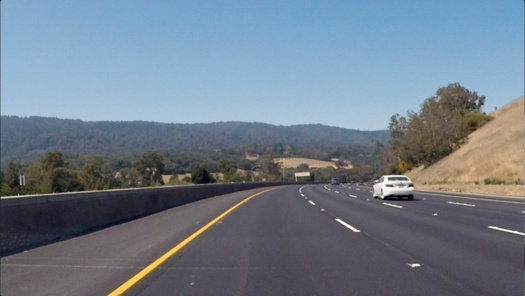
#> input picture 18-11-22-Deep-Learning-with-PyTorch/03-Convolutional Neural Networks/images/curved_lane.jpg, 525 x 296 px, shrunk from 1280 x 720 before the run
$ jupyter execute 'Part 3 - Finding Edges and Custom Kernels.ipynb'   (shell and % lines are left out)
#> lines starting #> are read from the running program, lines starting #| are printed output that depends on the picture
# Creating a Filter, Edge Detection

### Import resources and display image

[cell 1]
import matplotlib.pyplot as plt
import matplotlib.image as mpimg

import cv2
import numpy as np


# Read in the image
image = mpimg.imread(fname='images/curved_lane.jpg')
#> image is the input picture: shape (296, 525, 3); mean R, G, B 112.1, 125, 138.7

plt.imshow(X=image)

### Convert the image to grayscale

[cell 2]
# Convert to grayscale for filtering
gray = cv2.cvtColor(src=image,
                    code=cv2.COLOR_RGB2GRAY)
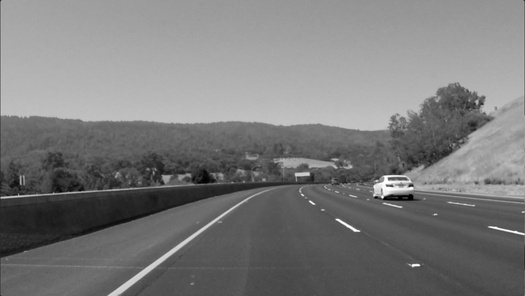
#> gray: shape (296, 525); min 0, max 255, mean 122.7

plt.imshow(X=gray, cmap='gray')

### TODO: Create a custom kernel

Below, you've been given one common type of edge detection filter: a Sobel operator.

The Sobel filter is very commonly used in edge detection and in finding patterns in intensity in an image. Applying a Sobel filter to an image is a way of **taking (an approximation) of the derivative of the image** in the x or y direction, separately. The operators look as follows.

**It's up to you to create a Sobel x operator and apply it to the given image.**

For a challenge, see if you can put the image through a series of filters: first one that blurs the image (takes an average of pixels), and then one that detects the edges.

[cell 3]
# Create a custom kernel

# 3x3 array for edge detection
sobel_y = np.array([[ -1, -2, -1],
                    [ 0, 0, 0],
                    [ 1, 2, 1]])

## TODO: Create and apply a Sobel x operator
sobel_x = np.array([[ -1, 0, 1],
                    [ -2, 0, 2],
                    [ -1, 0, 1]])

# Filter the image using filter2D, which has inputs: (grayscale image, bit-depth, kernel)
filtered_image = cv2.filter2D(src=gray,
                              ddepth=-1,
                              kernel=sobel_y)
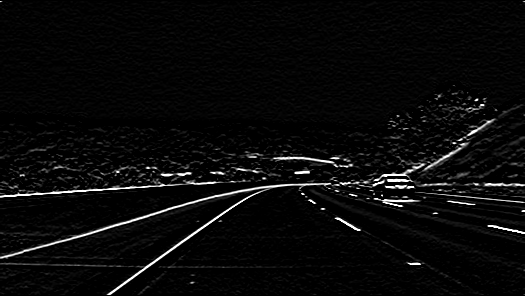
#> filtered_image: shape (296, 525); min 0, max 255, mean 9.7
filtered_image2 = cv2.filter2D(src=gray,
                               ddepth=-1,
                               kernel=sobel_x)
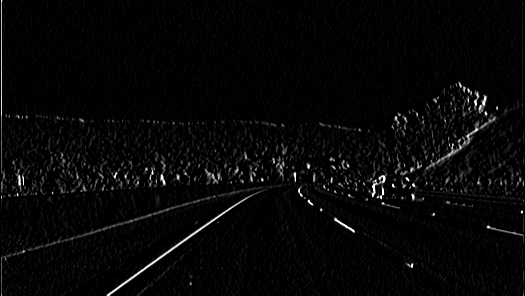
#> filtered_image2: shape (296, 525); min 0, max 255, mean 6.7

plt.imshow(X=filtered_image,
           cmap='gray')

[cell 4]
plt.imshow(X=filtered_image2,
           cmap='gray')

### Test out other filters!

You're encouraged to create other kinds of filters and apply them to see what happens! As an **optional exercise**, try the following:
* Create a filter with decimal value weights.
* Create a 5x5 filter
* Apply your filters to the other images in the `images` directory.

[cell 5]
image2 = mpimg.imread(fname='images/white_lines.jpg')
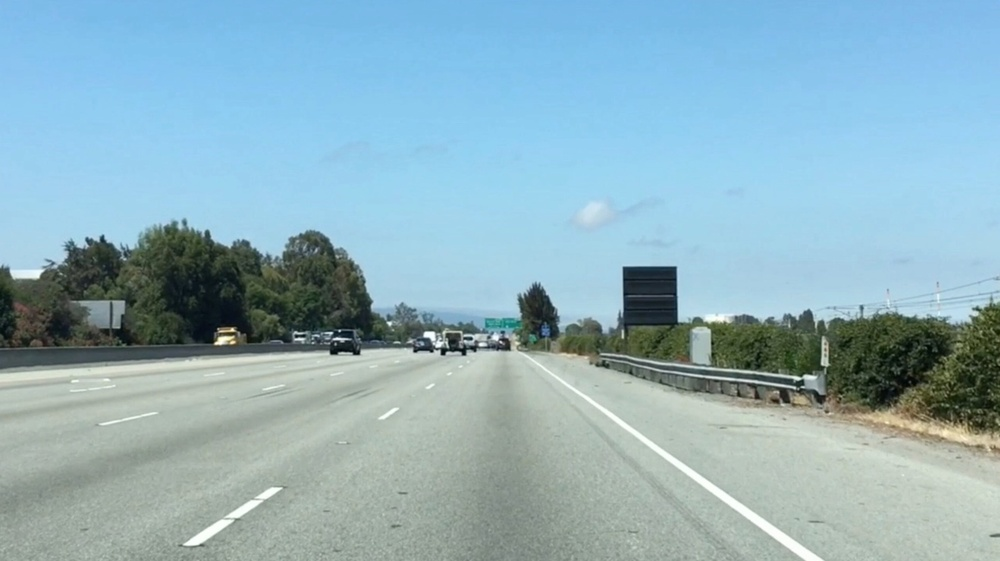
#> input picture 18-11-22-Deep-Learning-with-PyTorch/03-Convolutional Neural Networks/images/white_lines.jpg, 1000 x 561 px, shrunk from 2436 x 1366 before the run
#> image2 is the input picture: shape (561, 1000, 3); mean R, G, B 143.6, 177.1, 188.4
gray2 = cv2.cvtColor(src=image2,
                     code=cv2.COLOR_RGB2GRAY)
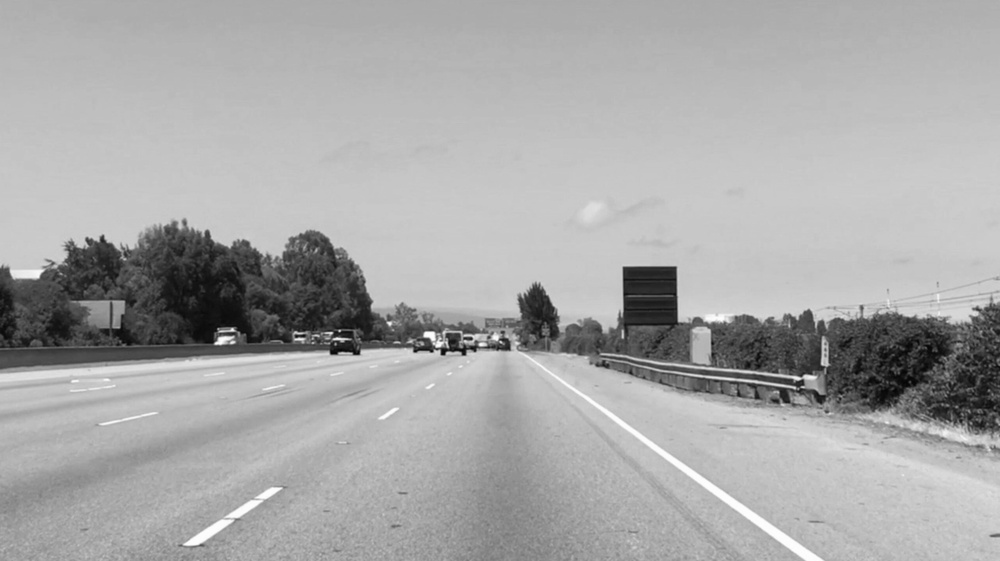
#> gray2: shape (561, 1000); min 3, max 255, mean 168.3

[cell 6]
sample_filter = np.array([[ 0, 0, 2, 0, 0],
                          [ 0, 0, 1, 0, 0],
                          [ 2, -1, 1, -1, 2],
                          [ 0, 0, 1, 0, 0],
                          [ 0, 0, 2, 0, 0]])

[cell 7]
filtered_image3 = cv2.filter2D(src=gray2,
                               ddepth=-1,
                               kernel=sample_filter)
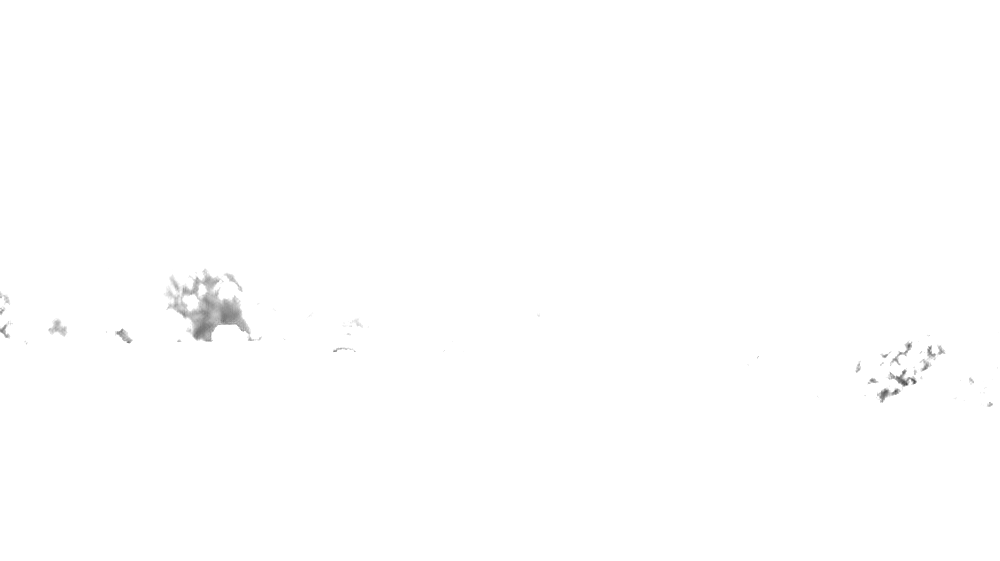
#> filtered_image3: shape (561, 1000); min 76, max 255, mean 254.4
